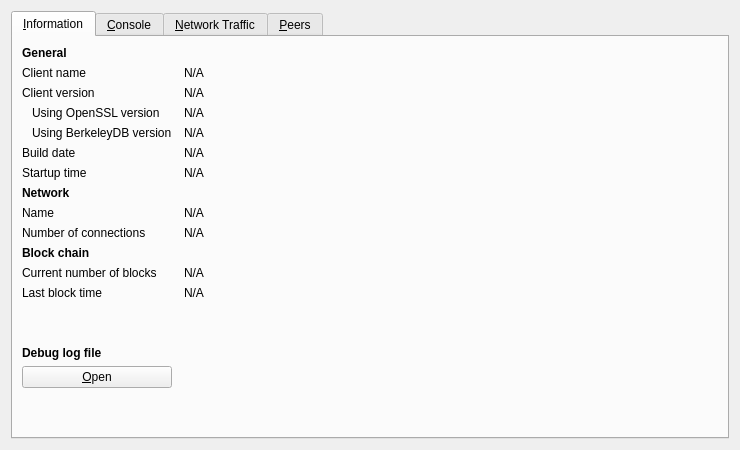
<?xml version="1.0" encoding="UTF-8"?>
<ui version="4.0">
 <class>RPCConsole</class>
 <widget class="QDialog" name="RPCConsole">
  <property name="geometry">
   <rect>
    <x>0</x>
    <y>0</y>
    <width>740</width>
    <height>450</height>
   </rect>
  </property>
  <property name="windowTitle">
   <string>Debug window</string>
  </property>
  <layout class="QVBoxLayout" name="verticalLayout_2">
   <item>
    <widget class="QTabWidget" name="tabWidget">
     <property name="currentIndex">
      <number>0</number>
     </property>
     <widget class="QWidget" name="tab_info">
      <attribute name="title">
       <string>&amp;Information</string>
      </attribute>
      <layout class="QGridLayout" name="gridLayout" columnstretch="0,1">
       <property name="horizontalSpacing">
        <number>12</number>
       </property>
       <item row="0" column="0">
        <widget class="QLabel" name="label_9">
         <property name="font">
          <font>
           <weight>75</weight>
           <bold>true</bold>
          </font>
         </property>
         <property name="text">
          <string>General</string>
         </property>
        </widget>
       </item>
       <item row="1" column="0">
        <widget class="QLabel" name="label_5">
         <property name="text">
          <string>Client name</string>
         </property>
        </widget>
       </item>
       <item row="1" column="1">
        <widget class="QLabel" name="clientName">
         <property name="cursor">
          <cursorShape>IBeamCursor</cursorShape>
         </property>
         <property name="text">
          <string>N/A</string>
         </property>
         <property name="textFormat">
          <enum>Qt::PlainText</enum>
         </property>
         <property name="textInteractionFlags">
          <set>Qt::LinksAccessibleByMouse|Qt::TextSelectableByKeyboard|Qt::TextSelectableByMouse</set>
         </property>
        </widget>
       </item>
       <item row="2" column="0">
        <widget class="QLabel" name="label_6">
         <property name="text">
          <string>Client version</string>
         </property>
        </widget>
       </item>
       <item row="2" column="1">
        <widget class="QLabel" name="clientVersion">
         <property name="cursor">
          <cursorShape>IBeamCursor</cursorShape>
         </property>
         <property name="text">
          <string>N/A</string>
         </property>
         <property name="textFormat">
          <enum>Qt::PlainText</enum>
         </property>
         <property name="textInteractionFlags">
          <set>Qt::LinksAccessibleByMouse|Qt::TextSelectableByKeyboard|Qt::TextSelectableByMouse</set>
         </property>
        </widget>
       </item>
       <item row="3" column="0">
        <widget class="QLabel" name="label_14">
         <property name="text">
          <string>Using OpenSSL version</string>
         </property>
         <property name="indent">
          <number>10</number>
         </property>
        </widget>
       </item>
       <item row="3" column="1">
        <widget class="QLabel" name="openSSLVersion">
         <property name="cursor">
          <cursorShape>IBeamCursor</cursorShape>
         </property>
         <property name="text">
          <string>N/A</string>
         </property>
         <property name="textFormat">
          <enum>Qt::PlainText</enum>
         </property>
         <property name="textInteractionFlags">
          <set>Qt::LinksAccessibleByMouse|Qt::TextSelectableByKeyboard|Qt::TextSelectableByMouse</set>
         </property>
        </widget>
       </item>
       <item row="4" column="0">
        <widget class="QLabel" name="label_berkeleyDBVersion">
         <property name="text">
          <string>Using BerkeleyDB version</string>
         </property>
         <property name="indent">
          <number>10</number>
         </property>
        </widget>
       </item>
       <item row="4" column="1">
        <widget class="QLabel" name="berkeleyDBVersion">
         <property name="cursor">
          <cursorShape>IBeamCursor</cursorShape>
         </property>
         <property name="text">
          <string>N/A</string>
         </property>
         <property name="textFormat">
          <enum>Qt::PlainText</enum>
         </property>
         <property name="textInteractionFlags">
          <set>Qt::LinksAccessibleByMouse|Qt::TextSelectableByKeyboard|Qt::TextSelectableByMouse</set>
         </property>
        </widget>
       </item>
       <item row="5" column="0">
        <widget class="QLabel" name="label_12">
         <property name="text">
          <string>Build date</string>
         </property>
        </widget>
       </item>
       <item row="5" column="1">
        <widget class="QLabel" name="buildDate">
         <property name="cursor">
          <cursorShape>IBeamCursor</cursorShape>
         </property>
         <property name="text">
          <string>N/A</string>
         </property>
         <property name="textFormat">
          <enum>Qt::PlainText</enum>
         </property>
         <property name="textInteractionFlags">
          <set>Qt::LinksAccessibleByMouse|Qt::TextSelectableByKeyboard|Qt::TextSelectableByMouse</set>
         </property>
        </widget>
       </item>
       <item row="6" column="0">
        <widget class="QLabel" name="label_13">
         <property name="text">
          <string>Startup time</string>
         </property>
        </widget>
       </item>
       <item row="6" column="1">
        <widget class="QLabel" name="startupTime">
         <property name="cursor">
          <cursorShape>IBeamCursor</cursorShape>
         </property>
         <property name="text">
          <string>N/A</string>
         </property>
         <property name="textFormat">
          <enum>Qt::PlainText</enum>
         </property>
         <property name="textInteractionFlags">
          <set>Qt::LinksAccessibleByMouse|Qt::TextSelectableByKeyboard|Qt::TextSelectableByMouse</set>
         </property>
        </widget>
       </item>
       <item row="7" column="0">
        <widget class="QLabel" name="label_11">
         <property name="font">
          <font>
           <weight>75</weight>
           <bold>true</bold>
          </font>
         </property>
         <property name="text">
          <string>Network</string>
         </property>
        </widget>
       </item>
       <item row="8" column="0">
        <widget class="QLabel" name="label_8">
         <property name="text">
          <string>Name</string>
         </property>
        </widget>
       </item>
       <item row="8" column="1">
        <widget class="QLabel" name="networkName">
         <property name="cursor">
          <cursorShape>IBeamCursor</cursorShape>
         </property>
         <property name="text">
          <string>N/A</string>
         </property>
         <property name="textFormat">
          <enum>Qt::PlainText</enum>
         </property>
         <property name="textInteractionFlags">
          <set>Qt::LinksAccessibleByMouse|Qt::TextSelectableByKeyboard|Qt::TextSelectableByMouse</set>
         </property>
        </widget>
       </item>
       <item row="9" column="0">
        <widget class="QLabel" name="label_7">
         <property name="text">
          <string>Number of connections</string>
         </property>
        </widget>
       </item>
       <item row="9" column="1">
        <widget class="QLabel" name="numberOfConnections">
         <property name="cursor">
          <cursorShape>IBeamCursor</cursorShape>
         </property>
         <property name="text">
          <string>N/A</string>
         </property>
         <property name="textFormat">
          <enum>Qt::PlainText</enum>
         </property>
         <property name="textInteractionFlags">
          <set>Qt::LinksAccessibleByMouse|Qt::TextSelectableByKeyboard|Qt::TextSelectableByMouse</set>
         </property>
        </widget>
       </item>
       <item row="10" column="0">
        <widget class="QLabel" name="label_10">
         <property name="font">
          <font>
           <weight>75</weight>
           <bold>true</bold>
          </font>
         </property>
         <property name="text">
          <string>Block chain</string>
         </property>
        </widget>
       </item>
       <item row="11" column="0">
        <widget class="QLabel" name="label_3">
         <property name="text">
          <string>Current number of blocks</string>
         </property>
        </widget>
       </item>
       <item row="11" column="1">
        <widget class="QLabel" name="numberOfBlocks">
         <property name="cursor">
          <cursorShape>IBeamCursor</cursorShape>
         </property>
         <property name="text">
          <string>N/A</string>
         </property>
         <property name="textFormat">
          <enum>Qt::PlainText</enum>
         </property>
         <property name="textInteractionFlags">
          <set>Qt::LinksAccessibleByMouse|Qt::TextSelectableByKeyboard|Qt::TextSelectableByMouse</set>
         </property>
        </widget>
       </item>
       <item row="12" column="0">
        <widget class="QLabel" name="label_2">
         <property name="text">
          <string>Last block time</string>
         </property>
        </widget>
       </item>
       <item row="12" column="1">
        <widget class="QLabel" name="lastBlockTime">
         <property name="cursor">
          <cursorShape>IBeamCursor</cursorShape>
         </property>
         <property name="text">
          <string>N/A</string>
         </property>
         <property name="textFormat">
          <enum>Qt::PlainText</enum>
         </property>
         <property name="textInteractionFlags">
          <set>Qt::LinksAccessibleByMouse|Qt::TextSelectableByKeyboard|Qt::TextSelectableByMouse</set>
         </property>
        </widget>
       </item>
       <item row="13" column="0">
        <spacer name="verticalSpacer_2">
         <property name="orientation">
          <enum>Qt::Vertical</enum>
         </property>
         <property name="sizeHint" stdset="0">
          <size>
           <width>20</width>
           <height>20</height>
          </size>
         </property>
        </spacer>
       </item>
       <item row="14" column="0">
        <widget class="QLabel" name="labelDebugLogfile">
         <property name="font">
          <font>
           <weight>75</weight>
           <bold>true</bold>
          </font>
         </property>
         <property name="text">
          <string>Debug log file</string>
         </property>
        </widget>
       </item>
       <item row="15" column="0">
        <widget class="QPushButton" name="openDebugLogfileButton">
         <property name="toolTip">
          <string>Open the Yescoin debug log file from the current data directory. This can take a few seconds for large log files.</string>
         </property>
         <property name="text">
          <string>&amp;Open</string>
         </property>
         <property name="autoDefault">
          <bool>false</bool>
         </property>
        </widget>
       </item>
       <item row="16" column="0">
        <spacer name="verticalSpacer">
         <property name="orientation">
          <enum>Qt::Vertical</enum>
         </property>
         <property name="sizeHint" stdset="0">
          <size>
           <width>20</width>
           <height>40</height>
          </size>
         </property>
        </spacer>
       </item>
      </layout>
     </widget>
     <widget class="QWidget" name="tab_console">
      <attribute name="title">
       <string>&amp;Console</string>
      </attribute>
      <layout class="QVBoxLayout" name="verticalLayout_3">
       <property name="spacing">
        <number>3</number>
       </property>
       <item>
        <widget class="QTextEdit" name="messagesWidget">
         <property name="minimumSize">
          <size>
           <width>0</width>
           <height>100</height>
          </size>
         </property>
         <property name="readOnly">
          <bool>true</bool>
         </property>
         <property name="tabKeyNavigation" stdset="0">
          <bool>false</bool>
         </property>
         <property name="columnCount" stdset="0">
          <number>2</number>
         </property>
        </widget>
       </item>
       <item>
        <layout class="QHBoxLayout" name="horizontalLayout">
         <property name="spacing">
          <number>3</number>
         </property>
         <item>
          <widget class="QLabel" name="label">
           <property name="text">
            <string notr="true">&gt;</string>
           </property>
          </widget>
         </item>
         <item>
          <widget class="QLineEdit" name="lineEdit"/>
         </item>
         <item>
          <widget class="QPushButton" name="clearButton">
           <property name="maximumSize">
            <size>
             <width>24</width>
             <height>24</height>
            </size>
           </property>
           <property name="toolTip">
            <string>Clear console</string>
           </property>
           <property name="text">
            <string/>
           </property>
           <property name="icon">
            <iconset resource="../yescoin.qrc">
             <normaloff>:/icons/remove</normaloff>:/icons/remove</iconset>
           </property>
           <property name="shortcut">
            <string notr="true">Ctrl+L</string>
           </property>
           <property name="autoDefault">
            <bool>false</bool>
           </property>
          </widget>
         </item>
        </layout>
       </item>
      </layout>
     </widget>
     <widget class="QWidget" name="tab">
      <attribute name="title">
       <string>&amp;Network Traffic</string>
      </attribute>
      <layout class="QHBoxLayout" name="horizontalLayout_3">
       <item>
        <layout class="QVBoxLayout" name="verticalLayout_4">
         <item>
          <widget class="TrafficGraphWidget" name="trafficGraph" native="true">
           <property name="sizePolicy">
            <sizepolicy hsizetype="Expanding" vsizetype="Expanding">
             <horstretch>0</horstretch>
             <verstretch>0</verstretch>
            </sizepolicy>
           </property>
          </widget>
         </item>
         <item>
          <layout class="QHBoxLayout" name="horizontalLayout_2">
           <item>
            <widget class="QSlider" name="sldGraphRange">
             <property name="minimum">
              <number>1</number>
             </property>
             <property name="maximum">
              <number>288</number>
             </property>
             <property name="pageStep">
              <number>12</number>
             </property>
             <property name="value">
              <number>6</number>
             </property>
             <property name="orientation">
              <enum>Qt::Horizontal</enum>
             </property>
            </widget>
           </item>
           <item>
            <widget class="QLabel" name="lblGraphRange">
             <property name="minimumSize">
              <size>
               <width>100</width>
               <height>0</height>
              </size>
             </property>
             <property name="alignment">
              <set>Qt::AlignCenter</set>
             </property>
            </widget>
           </item>
           <item>
            <widget class="QPushButton" name="btnClearTrafficGraph">
             <property name="text">
              <string>&amp;Clear</string>
             </property>
            </widget>
           </item>
          </layout>
         </item>
        </layout>
       </item>
       <item>
        <layout class="QVBoxLayout" name="verticalLayout">
         <item>
          <widget class="QGroupBox" name="groupBox">
           <property name="title">
            <string>Totals</string>
           </property>
           <layout class="QVBoxLayout" name="verticalLayout_5">
            <item>
             <layout class="QHBoxLayout" name="horizontalLayout_4">
              <item>
               <widget class="Line" name="line">
                <property name="sizePolicy">
                 <sizepolicy hsizetype="Fixed" vsizetype="Fixed">
                  <horstretch>0</horstretch>
                  <verstretch>0</verstretch>
                 </sizepolicy>
                </property>
                <property name="minimumSize">
                 <size>
                  <width>10</width>
                  <height>0</height>
                 </size>
                </property>
                <property name="palette">
                 <palette>
                  <active>
                   <colorrole role="Light">
                    <brush brushstyle="SolidPattern">
                     <color alpha="255">
                      <red>0</red>
                      <green>255</green>
                      <blue>0</blue>
                     </color>
                    </brush>
                   </colorrole>
                  </active>
                  <inactive>
                   <colorrole role="Light">
                    <brush brushstyle="SolidPattern">
                     <color alpha="255">
                      <red>0</red>
                      <green>255</green>
                      <blue>0</blue>
                     </color>
                    </brush>
                   </colorrole>
                  </inactive>
                  <disabled>
                   <colorrole role="Light">
                    <brush brushstyle="SolidPattern">
                     <color alpha="255">
                      <red>0</red>
                      <green>255</green>
                      <blue>0</blue>
                     </color>
                    </brush>
                   </colorrole>
                  </disabled>
                 </palette>
                </property>
                <property name="orientation">
                 <enum>Qt::Horizontal</enum>
                </property>
               </widget>
              </item>
              <item>
               <widget class="QLabel" name="label_16">
                <property name="text">
                 <string>Received</string>
                </property>
               </widget>
              </item>
              <item>
               <widget class="QLabel" name="lblBytesIn">
                <property name="minimumSize">
                 <size>
                  <width>50</width>
                  <height>0</height>
                 </size>
                </property>
                <property name="alignment">
                 <set>Qt::AlignRight|Qt::AlignTrailing|Qt::AlignVCenter</set>
                </property>
               </widget>
              </item>
             </layout>
            </item>
            <item>
             <layout class="QHBoxLayout" name="horizontalLayout_5">
              <item>
               <widget class="Line" name="line_2">
                <property name="sizePolicy">
                 <sizepolicy hsizetype="Fixed" vsizetype="Fixed">
                  <horstretch>0</horstretch>
                  <verstretch>0</verstretch>
                 </sizepolicy>
                </property>
                <property name="minimumSize">
                 <size>
                  <width>10</width>
                  <height>0</height>
                 </size>
                </property>
                <property name="palette">
                 <palette>
                  <active>
                   <colorrole role="Light">
                    <brush brushstyle="SolidPattern">
                     <color alpha="255">
                      <red>255</red>
                      <green>0</green>
                      <blue>0</blue>
                     </color>
                    </brush>
                   </colorrole>
                  </active>
                  <inactive>
                   <colorrole role="Light">
                    <brush brushstyle="SolidPattern">
                     <color alpha="255">
                      <red>255</red>
                      <green>0</green>
                      <blue>0</blue>
                     </color>
                    </brush>
                   </colorrole>
                  </inactive>
                  <disabled>
                   <colorrole role="Light">
                    <brush brushstyle="SolidPattern">
                     <color alpha="255">
                      <red>255</red>
                      <green>0</green>
                      <blue>0</blue>
                     </color>
                    </brush>
                   </colorrole>
                  </disabled>
                 </palette>
                </property>
                <property name="orientation">
                 <enum>Qt::Horizontal</enum>
                </property>
               </widget>
              </item>
              <item>
               <widget class="QLabel" name="label_17">
                <property name="text">
                 <string>Sent</string>
                </property>
               </widget>
              </item>
              <item>
               <widget class="QLabel" name="lblBytesOut">
                <property name="minimumSize">
                 <size>
                  <width>50</width>
                  <height>0</height>
                 </size>
                </property>
                <property name="alignment">
                 <set>Qt::AlignRight|Qt::AlignTrailing|Qt::AlignVCenter</set>
                </property>
               </widget>
              </item>
             </layout>
            </item>
            <item>
             <spacer name="verticalSpacer_4">
              <property name="orientation">
               <enum>Qt::Vertical</enum>
              </property>
              <property name="sizeHint" stdset="0">
               <size>
                <width>20</width>
                <height>407</height>
               </size>
              </property>
             </spacer>
            </item>
           </layout>
          </widget>
         </item>
        </layout>
       </item>
      </layout>
     </widget>
     <widget class="QWidget" name="tab_peers">
      <attribute name="title">
       <string>&amp;Peers</string>
      </attribute>
      <layout class="QGridLayout" name="gridLayout_2">
       <item row="0" column="1">
        <widget class="QLabel" name="peerHeading">
         <property name="sizePolicy">
          <sizepolicy hsizetype="Preferred" vsizetype="Minimum">
           <horstretch>0</horstretch>
           <verstretch>0</verstretch>
          </sizepolicy>
         </property>
         <property name="text">
          <string>Select a peer to view detailed information.</string>
         </property>
         <property name="margin">
          <number>3</number>
         </property>
        </widget>
       </item>
       <item row="0" column="0" rowspan="2">
        <widget class="QTableView" name="peerWidget">
         <property name="sizePolicy">
          <sizepolicy hsizetype="Expanding" vsizetype="Expanding">
           <horstretch>0</horstretch>
           <verstretch>0</verstretch>
          </sizepolicy>
         </property>
         <property name="horizontalScrollBarPolicy">
          <enum>Qt::ScrollBarAlwaysOff</enum>
         </property>
         <property name="editTriggers">
          <set>QAbstractItemView::AnyKeyPressed|QAbstractItemView::DoubleClicked|QAbstractItemView::EditKeyPressed</set>
         </property>
         <property name="sortingEnabled">
          <bool>true</bool>
         </property>
        </widget>
       </item>
       <item row="1" column="1">
        <widget class="QWidget" name="detailWidget" native="true">
         <property name="sizePolicy">
          <sizepolicy hsizetype="Preferred" vsizetype="Expanding">
           <horstretch>0</horstretch>
           <verstretch>0</verstretch>
          </sizepolicy>
         </property>
         <layout class="QGridLayout" name="gridLayout_3">
          <property name="leftMargin">
           <number>3</number>
          </property>
          <item row="12" column="0">
           <widget class="QLabel" name="label_21">
            <property name="text">
             <string>Version:</string>
            </property>
           </widget>
          </item>
          <item row="11" column="1">
           <widget class="QLabel" name="peerPingTime">
            <property name="text">
             <string>N/A</string>
            </property>
           </widget>
          </item>
          <item row="5" column="0">
           <widget class="QLabel" name="label_19">
            <property name="text">
             <string>Last Receive:</string>
            </property>
           </widget>
          </item>
          <item row="14" column="0">
           <widget class="QLabel" name="label_28">
            <property name="text">
             <string>User Agent:</string>
            </property>
           </widget>
          </item>
          <item row="12" column="1">
           <widget class="QLabel" name="peerVersion">
            <property name="text">
             <string>N/A</string>
            </property>
           </widget>
          </item>
          <item row="8" column="1">
           <widget class="QLabel" name="peerConnTime">
            <property name="minimumSize">
             <size>
              <width>160</width>
              <height>0</height>
             </size>
            </property>
            <property name="text">
             <string>N/A</string>
            </property>
           </widget>
          </item>
          <item row="11" column="0">
           <widget class="QLabel" name="label_26">
            <property name="text">
             <string>Ping Time:</string>
            </property>
           </widget>
          </item>
          <item row="5" column="1">
           <widget class="QLabel" name="peerLastRecv">
            <property name="sizePolicy">
             <sizepolicy hsizetype="Preferred" vsizetype="Preferred">
              <horstretch>0</horstretch>
              <verstretch>0</verstretch>
             </sizepolicy>
            </property>
            <property name="text">
             <string>N/A</string>
            </property>
           </widget>
          </item>
          <item row="8" column="0">
           <widget class="QLabel" name="label_22">
            <property name="text">
             <string>Connection Time:</string>
            </property>
           </widget>
          </item>
          <item row="6" column="1">
           <widget class="QLabel" name="peerBytesSent">
            <property name="text">
             <string>N/A</string>
            </property>
           </widget>
          </item>
          <item row="14" column="1">
           <widget class="QLabel" name="peerSubversion">
            <property name="text">
             <string>N/A</string>
            </property>
           </widget>
          </item>
          <item row="15" column="0">
           <widget class="QLabel" name="label_29">
            <property name="text">
             <string>Starting Height:</string>
            </property>
           </widget>
          </item>
          <item row="7" column="1">
           <widget class="QLabel" name="peerBytesRecv">
            <property name="text">
             <string>N/A</string>
            </property>
           </widget>
          </item>
          <item row="6" column="0">
           <widget class="QLabel" name="label_18">
            <property name="text">
             <string>Bytes Sent:</string>
            </property>
           </widget>
          </item>
          <item row="7" column="0">
           <widget class="QLabel" name="label_20">
            <property name="text">
             <string>Bytes Received:</string>
            </property>
           </widget>
          </item>
          <item row="15" column="1">
           <widget class="QLabel" name="peerHeight">
            <property name="text">
             <string>N/A</string>
            </property>
           </widget>
          </item>
          <item row="16" column="0">
           <widget class="QLabel" name="label_24">
            <property name="text">
             <string>Ban Score:</string>
            </property>
           </widget>
          </item>
          <item row="16" column="1">
           <widget class="QLabel" name="peerBanScore">
            <property name="text">
             <string>N/A</string>
            </property>
           </widget>
          </item>
          <item row="17" column="0">
           <widget class="QLabel" name="label_23">
            <property name="text">
             <string>Direction:</string>
            </property>
           </widget>
          </item>
          <item row="17" column="1">
           <widget class="QLabel" name="peerDirection">
            <property name="text">
             <string>N/A</string>
            </property>
           </widget>
          </item>
          <item row="19" column="0">
           <widget class="QLabel" name="label_25">
            <property name="text">
             <string>Sync Node:</string>
            </property>
           </widget>
          </item>
          <item row="19" column="1">
           <widget class="QLabel" name="peerSyncNode">
            <property name="text">
             <string>N/A</string>
            </property>
           </widget>
          </item>
          <item row="3" column="0">
           <widget class="QLabel" name="label_15">
            <property name="text">
             <string>Last Send:</string>
            </property>
           </widget>
          </item>
          <item row="2" column="0">
           <widget class="QLabel" name="label_4">
            <property name="text">
             <string>Services:</string>
            </property>
           </widget>
          </item>
          <item row="1" column="0">
           <widget class="QLabel" name="label_27">
            <property name="text">
             <string>IP Address/port:</string>
            </property>
           </widget>
          </item>
          <item row="3" column="1">
           <widget class="QLabel" name="peerLastSend">
            <property name="text">
             <string>N/A</string>
            </property>
           </widget>
          </item>
          <item row="2" column="1">
           <widget class="QLabel" name="peerServices">
            <property name="text">
             <string>N/A</string>
            </property>
           </widget>
          </item>
          <item row="1" column="1">
           <widget class="QLabel" name="peerAddr">
            <property name="text">
             <string>N/A</string>
            </property>
           </widget>
          </item>
          <item row="20" column="0">
           <widget class="QWidget" name="widget" native="true">
            <property name="sizePolicy">
             <sizepolicy hsizetype="Preferred" vsizetype="Expanding">
              <horstretch>0</horstretch>
              <verstretch>0</verstretch>
             </sizepolicy>
            </property>
           </widget>
          </item>
         </layout>
        </widget>
       </item>
      </layout>
     </widget>
    </widget>
   </item>
  </layout>
 </widget>
 <customwidgets>
  <customwidget>
   <class>TrafficGraphWidget</class>
   <extends>QWidget</extends>
   <header>trafficgraphwidget.h</header>
   <container>1</container>
   <slots>
    <slot>clear()</slot>
   </slots>
  </customwidget>
 </customwidgets>
 <resources>
  <include location="../yescoin.qrc"/>
 </resources>
 <connections/>
</ui>
